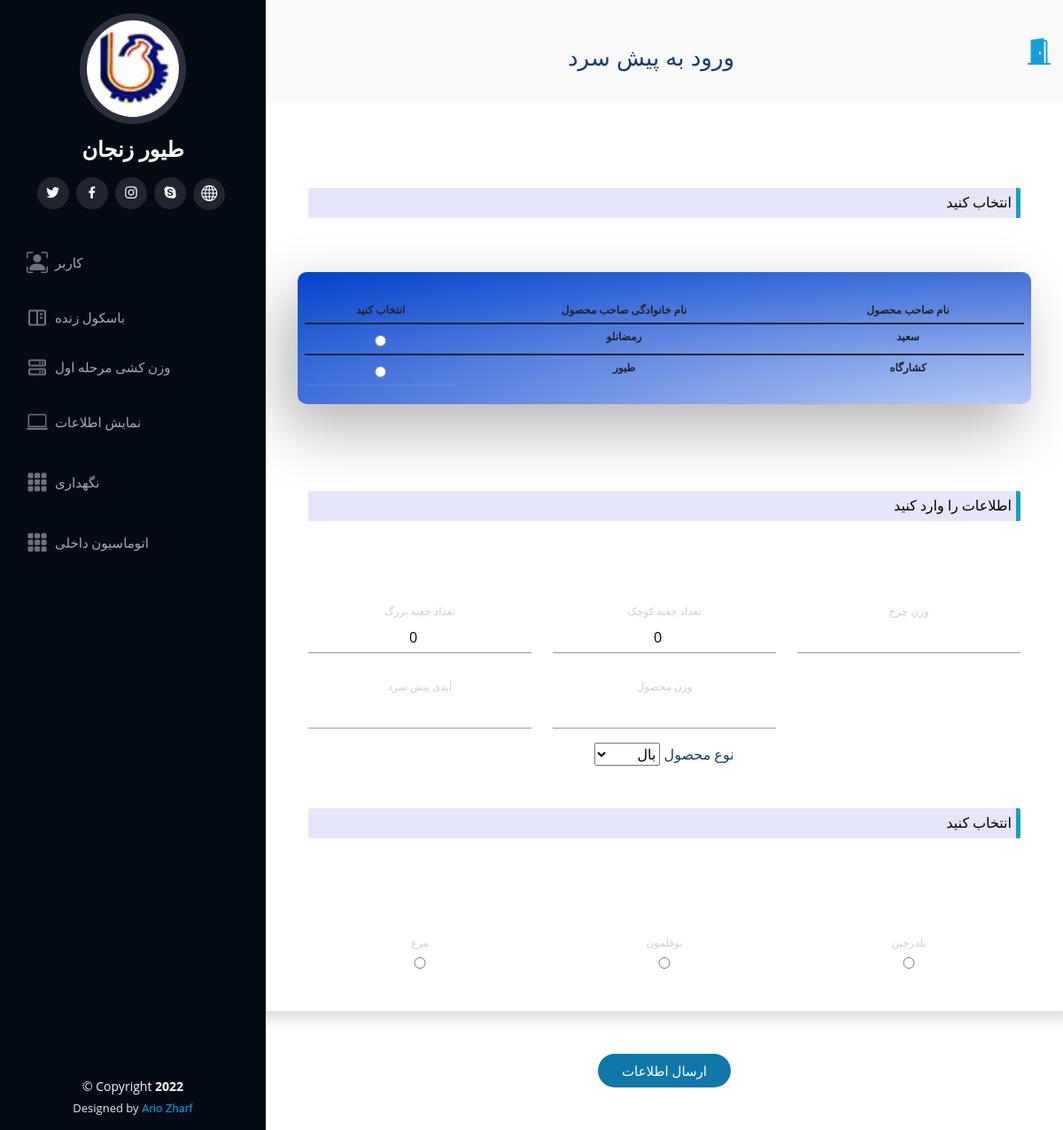
Screenshot of /pre/cold/enter/form/ (signed in) with the database file from the repository.
### WareHouseApp/models.py (models this page shows, shortened)
class ProductOwner(models.Model):
    name = models.CharField(max_length=25)
    last_name = models.CharField(max_length=25)
    product_owner_id = models.CharField(default=str(uuid1().int), max_length=300, primary_key=True)

### WareHouseApp/views.py (the view)
# urls.py: re_path(r'^pre/cold/enter/form/$', views.pre_cold_enter_form, name='Pre_Cold_Enter_Form'),
def pre_cold_enter_form(requests):
    if requests.user.is_authenticated:
        first_weightlifting_user_list = models.WeightLiftingManager.objects.all().filter(
            username=requests.user.username)
        ceo_user_list = models.CEO.objects.all().filter(username=requests.user.username)
        if len(ceo_user_list) > 0 or len(first_weightlifting_user_list) > 0 or requests.user.is_superuser:
            pre_cold_temp = loader.get_template('WareHouseApp/pre_cold_enter_form.html')
            context = {
                'request': requests,
                'po_list': models.ProductOwner.objects.all(),
            }
            return HttpResponse(pre_cold_temp.render(context))
        else:
            return HttpResponseRedirect(reverse('Error', args=["you can't access to this page"]))
    else:
        return HttpResponseRedirect(reverse('Error', args=["you can't access to this page"]))

### WareHouseApp/templates/WareHouseApp/pre_cold_enter_form.html (shortened to what this page needs)
{% extends 'WareHouseApp/main.html' %}
 {% load static %}
 {% block title%}
 <h2>ورود به پیش سرد</h2>
 {% endblock %}
{% block content %}
<form action="{% url 'Pre_Cold_Enter' %}" method="post">
    <div class=" cont">
         <div class="row form sign-in shadow p-5 mb-5 bg-white rounded d-flex align-items-stretch">
             <div class="col-12 mt-5 ">
                 <p class="partition" style="background-color: lavender;
                  border-radius: 2px;
                  border-right-style: solid;
                  border-right-color: #17a2b8;
                  border-right-width: 5px;
                  text-align: right;
                  padding-right: 10px;
                  padding: 5px;
                  color: black;">انتخاب کنید</p>
             </div>
              <div class="fresh-table full-color-blue badge filter badge-blue" style="    overflow: scroll;">
                      <table id="fresh-table" class="table">
                        <thead>
                          <th>انتخاب کنید</th>
                          <th>نام خانوادگی صاحب محصول</th>
                          <th>نام صاحب محصول</th>
                        </thead>
                        {% for po in po_list %}
                        <label >
                            <tbody>
                              <tr>
                                <td>
                                    <div class="radio">
                                         <label style="margin: 0px;"><input type="radio" name="po_id" value="{{ po.product_owner_id}}" id="{{ po.product_owner_id }}"/></label>
                                    </div>
                                </td>
                                <td style="border-bottom:0px;" >{{ po.last_name }}</td>
                                <td style="border-bottom:0px;" >{{ po.name }}</td>
                              </tr>
                            </tbody>
                        </label>
                          {% endfor %}
                      </table>
             </div>
             <div class="col-12 mt-5 mb-5">
                 <p class="partition" style="background-color: lavender;
                  border-radius: 2px;
                  border-right-style: solid;
                  border-right-color: #17a2b8;
                  border-right-width: 5px;
                  text-align: right;
                  padding-right: 10px;
                  padding: 5px;
                  color: black;">اطلاعات را وارد کنید</p>
             </div>
           <div class="col-4">
             <label for="big_box_num">
                <span >تعداد جعبه بزرگ</span>
                <input type="number" id="big_box_num" name="big_box_num" value="0"/>
             </label>
           </div>
           <div class="col-4">
             <label for="small_box_num">
                <span >تعداد جعبه کوچک</span>
                <input type="number" id="small_box_num" name="small_box_num" value="0"/>
             </label>
           </div>
           <div class="col-4">
             <label for="bike_id">
                <span >وزن چرخ</span>
                <input type="text" id="bike_id" name="bike_weight"/>
             </label>
           </div>
           <div class="col-4">
             <label for="pre_cold_id">
                <span >آیدی پیش سرد</span>
                <input type="text" id="pre_cold_id" name="pre_cold_id"/>
             </label>
           </div>
           <div class="col-4">
             <label for="weight">
                <span >وزن محصول</span>
                <input type="text" id="weight" name="weight"/>
             </label>
           </div>
              <div class="col-12 mt-3" style="text-align:center; border-top:50px;" dir="rtl" >
                    <span style="border-bottom:50px;">نوع محصول</span>
                 <select name="sub_prod" id="sub_prod">
                  <option value="W">بال</option>
                 </select>
             </div>
             <div class="col-12 mt-5 mb-5">
                 <p class="partition" style="background-color: lavender;
                  border-radius: 2px;
                  border-right-style: solid;
                  border-right-color: #17a2b8;
                  border-right-width: 5px;
                  text-align: right;
                  padding-right: 10px;
                  padding: 5px;
                  color: black;"> انتخاب کنید</p>
             </div>
            <div class="col-4 mt-3">
             <label for="gate2">
                <span > مرغ</span>
                <input type="radio" name="prod_category" id="gate2" value="C"/>
             </label>
            </div>
             <div class="col-4 mt-3">
             <label for="precold2">
                <span >بوقلمون</span>
                <input type="radio" name="prod_category" id="precold2" value="T"/>
             </label>
            </div>
            <div class="col-4 mt-3">
             <label for="dist2">
                <span >بلدرچین</span>
                <input type="radio" name="prod_category" id="dist2" value="Q"/>
             </label>
            </div>
            </div>
            <button type="submit" class="submit text-center col-2 p-2 mb-5">ارسال اطلاعات</button>
        </div>
</form>
{% endblock %}

### WareHouseApp/static/WareHouseApp/assets/css/demo.css (style rules this page uses)
body { background: #938982; background: url('../img/bg.jpg'); background-size: cover; height: 100vh; background-attachment: fixed; background-size: 100% 100%; }
.fresh-table { margin-top: 45px; box-shadow: -15px 27px 69px rgba(0,0,0,.30); margin-bottom: 50px; }
h2 { font-size: 28px; }

### WareHouseApp/static/WareHouseApp/css/logincss.css (style rules this page uses)
html { height: 100%; }
body { height: 100%; margin: 0; background-repeat: no-repeat; background-attachment: fixed; }
_________________________________________________________________ *, *:before, *:after { box-sizing: border-box; margin: 0; padding: 0; }
body { font-family: 'Open Sans', Helvetica, Arial, sans-serif; background: #ffffff; }
input, button { border: none; outline: none; background: none; font-family: 'Open Sans', Helvetica, Arial, sans-serif; }
.cont { overflow: hidden; position: relative; width: $contW; margin: ; background: #fff; }
.form { position: relative; width: $formW; height: 100%; transition: transform $switchAT ease-in-out; padding: 50px 30px 0; }
button { display: block; margin: 0 auto; width: $inputW; height: $btnH; border-radius: 30px; color: #fff; font-size: 15px; cursor: pointer; }
h2 { width: 100%; font-size: 26px; text-align: center; }
input { display: block; width: 100%; margin-top: 5px; padding-bottom: 5px; font-size: 16px; border-bottom: 1px solid rgba(0,0,0,0.4); text-align: center; }
.submit { margin-top: 40px; margin-bottom: 20px; background: #1078a9; text-transform: uppercase; }

### WareHouseApp/static/WareHouseApp/css/style.css (style rules this page uses)
body { font-family: "Open Sans", sans-serif; color: #173b6c; }
h1, h2, h3, h4, h5, h6 { font-family: "Raleway", sans-serif; }
.breadcrumbs h2 { font-size: 26px; font-weight: 300; }

### rows the page displays
ProductOwner: last_name "رمضانلو", name "سعید"
ProductOwner: last_name "طیور", name "کشارگاه"
